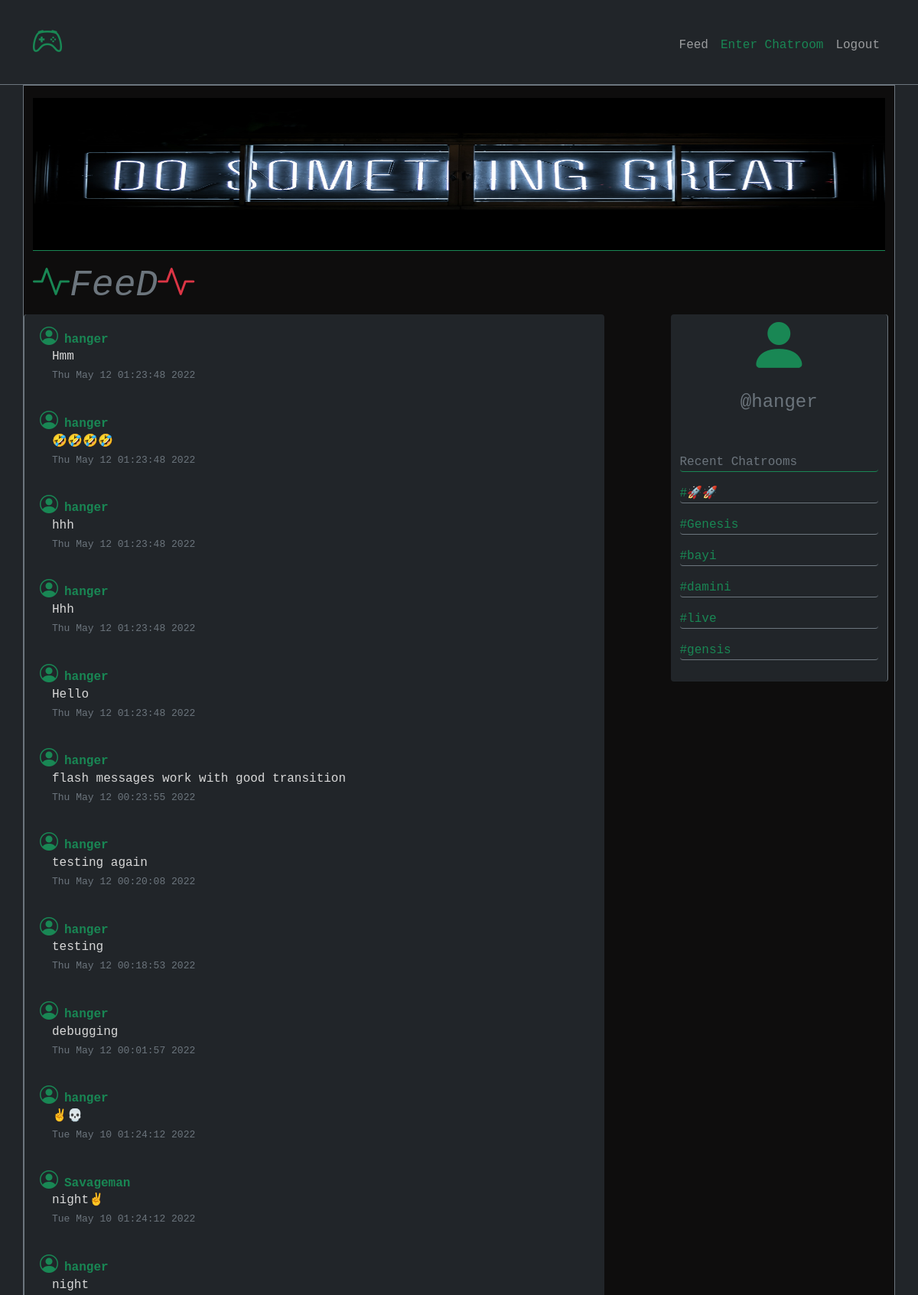
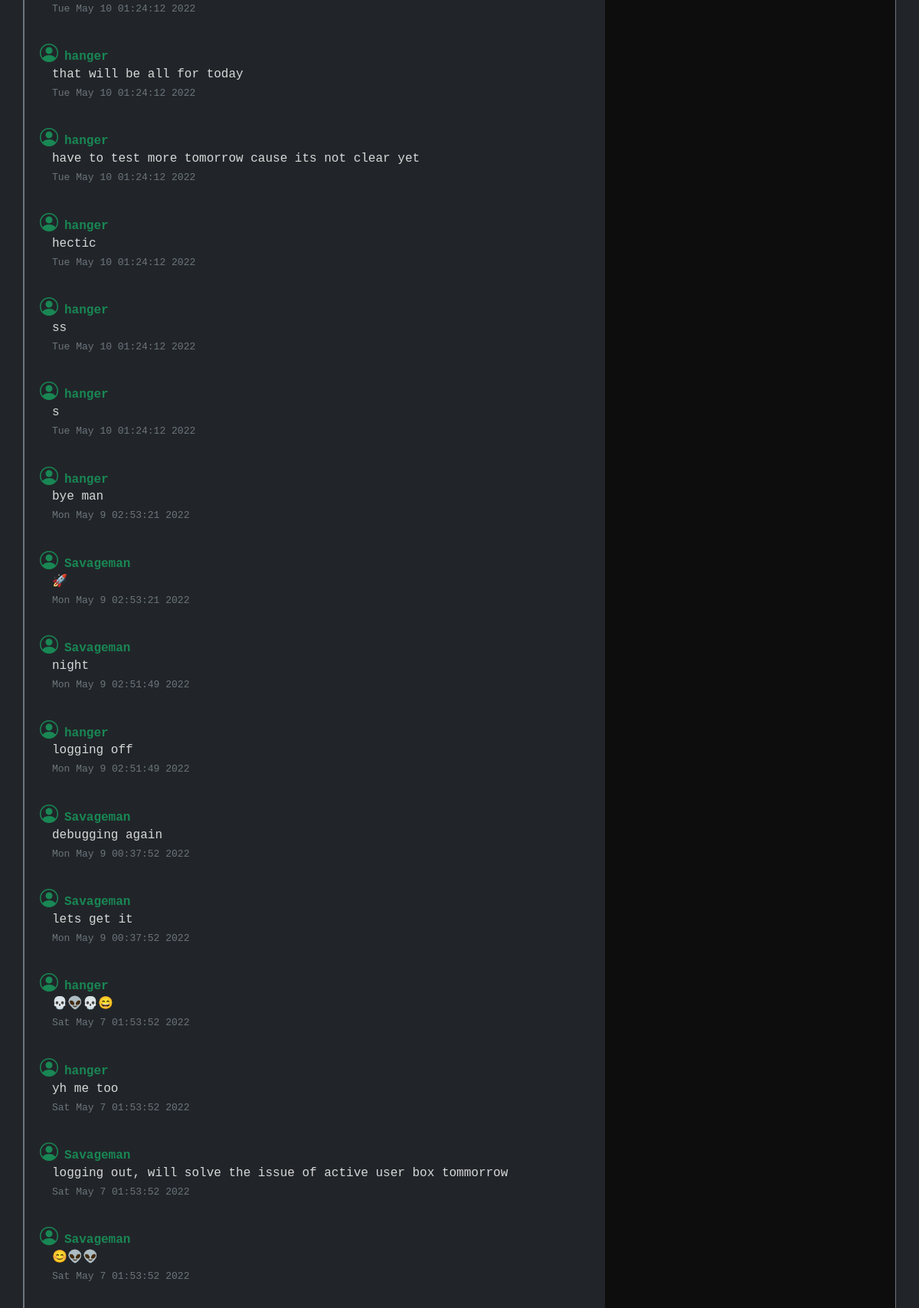
/ (signed in, upper part), run on the app's committed database (2 pictures, top to bottom).
### webapp/database_models.py (models this page shows)
class Feeds(db.Model):
    id = db.Column(db.Integer,primary_key = True)
    post = db.Column(db.String)
    username = db.Column(db.String)
    timeobj = db.Column(db.DateTime,default = datetime.now())
    timestr = db.Column(db.String,default = datetime.now().strftime("%c"))
    user_id = db.Column(db.Integer,db.ForeignKey("users.id"))

class Chatrooms_joined(db.Model):
    id = db.Column(db.Integer,primary_key = True)
    chatroom = db.Column(db.String)
    timeobj = db.Column(db.DateTime,default = datetime.now())
    timestr = db.Column(db.String,default = datetime.now().strftime("%c"))
    user_id = db.Column(db.Integer,db.ForeignKey("users.id"))

### webapp/views.py (the view)
@views.route("/",methods = ["POST","GET"])
def index():
    feed_posts = Feeds.query.order_by(Feeds.id.desc()).limit(100).all()
    if current_user.is_authenticated:
        chatrooms = Chatrooms_joined.query.filter_by(user_id = session["user_id"]).order_by(Chatrooms_joined.id.desc()).limit(6).all()
        return render_template("feed.html", user = current_user,feed_posts = feed_posts, chatrooms = chatrooms)
    else:
        return render_template("feed.html", user = current_user,feed_posts = feed_posts)

### webapp/templates/feed.html (shortened to what this page needs)
<!DOCTYPE html>
<html lang="en">
    <head>
        <link rel="stylesheet" href="https://cdn.jsdelivr.net/npm/bootstrap-icons@1.8.1/font/bootstrap-icons.css">
        <link rel="stylesheet" href="../static/style.css">
        <link rel="stylesheet" href="../static/sass/main.css">
        <link href="https://cdn.jsdelivr.net/npm/bootstrap@5.0.2/dist/css/bootstrap.min.css" rel="stylesheet">
    </head>
    <body class="   bg-dark font-monospace">
         <nav class="navbar sticky-top navbar-expand-md bg-dark pb-3 navbar-dark border-bottom border-secondary">
            <div class="container-md  mt-3">
                <a href="#" class="navbar-brand ">
                    <span class="fw-bold  fs-1 ">
                      <i class="bi bi-controller text-success"></i>
                    </span>
                </a>
                <div class="collapse navbar-collapse justify-content-end align-center" id="main-nav">
                    <ul class="navbar-nav ">
                      <li class="nav-item">
                        <a class="nav-link" href="/">Feed</a>
                      </li>
                      {%if user.is_authenticated%}
                      <li class="nav-item ">
                        <a class="nav-link text-success" href="/configchat">Enter Chatroom</a>
                      </li>
                      {%endif%}
                      {%if user.is_authenticated%}
                      <li class="nav-item">
                        <a class="nav-link" href="/logout">Logout</a>
                      </li>
                      {%endif%}
                    </ul>
                  </div>
                </div>
        </nav>
        <div class=" border border-secondary feed_body  container-md ">
            <div class="  mt-3 d-none d-md-block ">
                <div id="carouselExampleInterval" class="carousel slide" data-bs-ride="carousel">
                    <div class="carousel-inner image_box  ">
                      <div class="carousel-item  active border-bottom border-success" data-bs-interval="20000">
                        <img src="../static/images/clark-tibbs-oqStl2L5oxI-unsplash.jpg" class="d-block w-100  img-c" alt="...">
                      </div>
                    </div>
                </div>
            </div>
            <div class="row justify-content-between mt-3  ">
                <h2 class= "lead display-5 fw-light fst-italic text-muted ">
                    <i class="bi bi-activity text-success"></i>FeeD<i class="bi bi-activity text-danger"></i>
                </h2>
                <div class="col-md-8  col-sm-12 pt-3 mb-5 bg-dark content border-start border-secondary rounded " id="feed_content" >
                    {%if feed_posts%}
                        {%for feed in feed_posts%}
                            <div  class ='chat_text_box  ms-2 '>
                                <h2 class= 'fs-6 fw-bold text-success  lead '><i class='bi bi-person-circle fs-4 me-2'></i>{{feed.username}}</h2>
                                <p class = 'chat_text ps-3 ' >{{feed.post}}</P>
                                <p class = 'chat_time ps-3  text-muted'>{{feed.timestr}}</p>
                            </div>
                        {%endfor%}
                    {%endif%}
                </div>
                <div class="col-md-3 d-none d-md-block bg-dark info_box rounded me-2 border-end border-secondary ">
                    {%if user.is_authenticated%}
                        <div>
                            <i class="bi col bi-person-fill text-success text-center display-1 d-block userprofile "></i>
                            <p class="text-muted col   text-center fs-4   ">
                                @{{session.username}}
                            </p>
                            <div  class = "mt-5 ">
                                <p class = "text-muted  border-bottom border-success  rounded"> Recent Chatrooms</p>
                                {%if chatrooms%}
                                    {%for chatroom in chatrooms%}
                                    <p class = "text-success border-bottom border-secondary rounded">#{{chatroom.chatroom}}</p>
                                    {%endfor%}
                                {%endif%}
                            </div>
                        </div>
                    {%endif%}
                </div>
            </div>
        </div>
    </body>
</html>

### webapp/static/style.css (style rules this page uses)
#feed_content { color: rgb(216, 216, 216); word-wrap: break-word; }
.userprofile { padding-right:-4px; }
.chat_text { color: rgb(216, 216, 216); margin-top: -10px; }
.chat_time { font-size: small; margin-top: -13px; padding-bottom: 20px; }
.info_box { height: 30rem; }
.image_box { height: 200px; }
.carousel-item { height: 100%; }
.img-c { height: 100%; }
.feed_body { background-color: rgb(14, 13, 13); }

### data on the page
Feeds: username "hanger", post "Hmm", timestr "Thu May 12 01:23:48 2022"
Feeds: username "hanger", post "🤣🤣🤣🤣", timestr "Thu May 12 01:23:48 2022"
Feeds: username "hanger", post "hhh", timestr "Thu May 12 01:23:48 2022"
Feeds: username "hanger", post "Hhh", timestr "Thu May 12 01:23:48 2022"
Feeds: username "hanger", post "Hello", timestr "Thu May 12 01:23:48 2022"
Feeds: username "hanger", post "flash messages work with good transition", timestr "Thu May 12 00:23:55 2022"
Feeds: username "hanger", post "testing again", timestr "Thu May 12 00:20:08 2022"
Feeds: username "hanger", post "testing", timestr "Thu May 12 00:18:53 2022"
Feeds: username "hanger", post "debugging", timestr "Thu May 12 00:01:57 2022"
Feeds: username "hanger", post "✌️💀", timestr "Tue May 10 01:24:12 2022"
Feeds: username "Savageman", post "night✌️", timestr "Tue May 10 01:24:12 2022"
Feeds: username "hanger", post "night", timestr "Tue May 10 01:24:12 2022"
Feeds: username "hanger", post "that will be all for today", timestr "Tue May 10 01:24:12 2022"
Feeds: username "hanger", post "have to test more tomorrow cause its not clear yet", timestr "Tue May 10 01:24:12 2022"
Feeds: username "hanger", post "hectic", timestr "Tue May 10 01:24:12 2022"
Feeds: username "hanger", post "ss", timestr "Tue May 10 01:24:12 2022"
Feeds: username "hanger", post "s", timestr "Tue May 10 01:24:12 2022"
Feeds: username "hanger", post "bye man", timestr "Mon May 9 02:53:21 2022"
Feeds: username "Savageman", post "🚀", timestr "Mon May 9 02:53:21 2022"
Feeds: username "Savageman", post "night", timestr "Mon May 9 02:51:49 2022"
Feeds: username "hanger", post "logging off", timestr "Mon May 9 02:51:49 2022"
Feeds: username "Savageman", post "debugging again", timestr "Mon May 9 00:37:52 2022"
Feeds: username "Savageman", post "lets get it", timestr "Mon May 9 00:37:52 2022"
Feeds: username "hanger", post "💀👽💀😄", timestr "Sat May 7 01:53:52 2022"
Feeds: username "hanger", post "yh me too", timestr "Sat May 7 01:53:52 2022"
Feeds: username "Savageman", post "logging out, will solve the issue of active user box tommorrow", timestr "Sat May 7 01:53:52 2022"
Feeds: username "Savageman", post "😊👽👽", timestr "Sat May 7 01:53:52 2022"
Chatrooms_joined: chatroom "🚀🚀"
Chatrooms_joined: chatroom "Genesis"
Chatrooms_joined: chatroom "bayi"
Chatrooms_joined: chatroom "damini"
Chatrooms_joined: chatroom "live"
Chatrooms_joined: chatroom "gensis"

### other printed values
{{ session.username }} "hanger"
